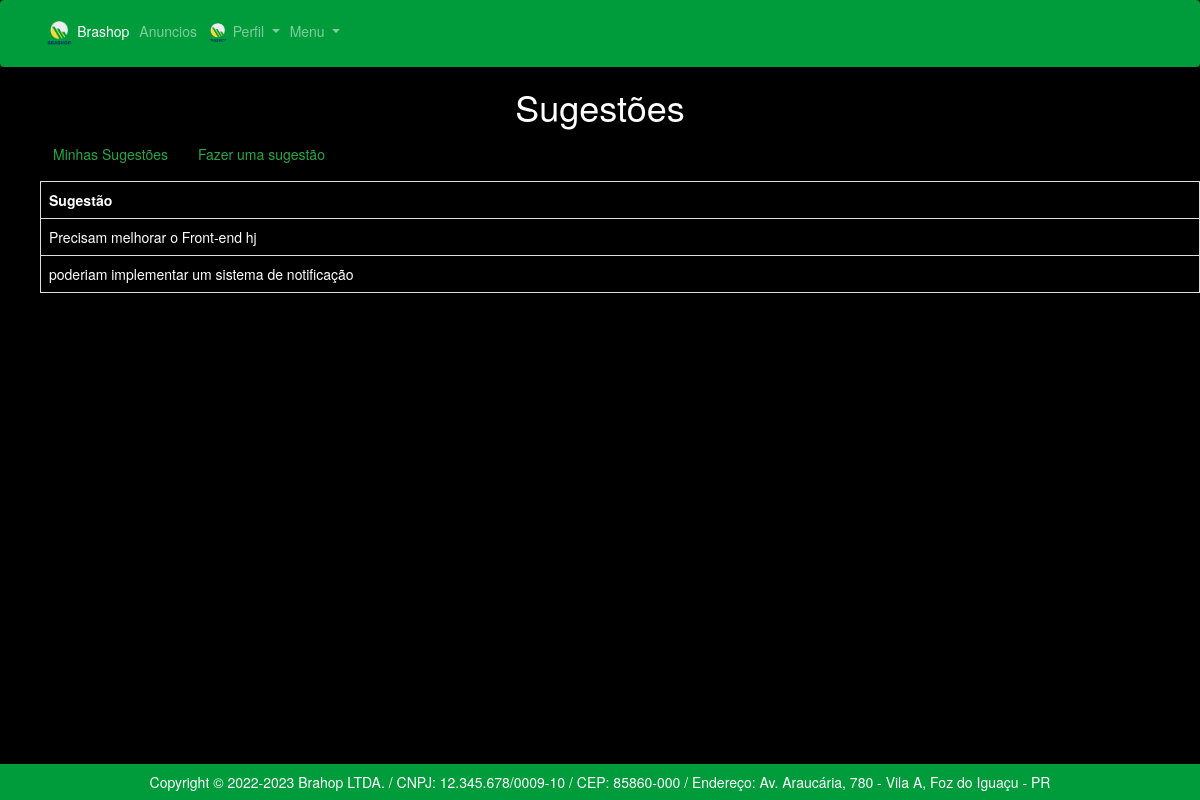
The app's page /app/controllers/SugestaoController.php?action=findAll (signed in), older data.
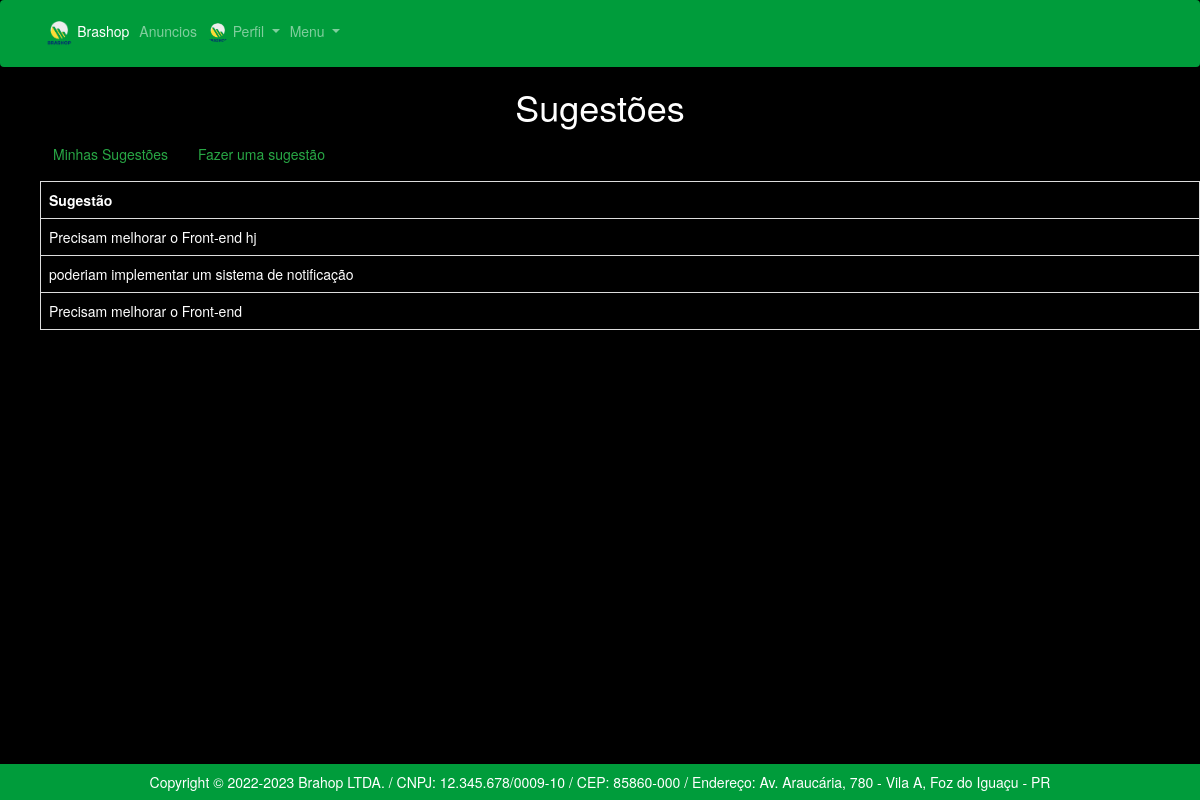
The same page, newer data.
### tables this page shows
CREATE TABLE `sugestoes` (
  `id` int(11) NOT NULL,
  `texto` text NOT NULL,
  `usuarios_id` int(11) NOT NULL
);

### app/repository/SugestaoRepository.php (called while the page is built, shortened)
<?php
    require_once __DIR__ . "/../connection/Connection.php";
    class SugestaoRepository {
        public PDO $conn;
        function __construct()
        {
            $this->conn = Connection::getConnection();
        }
        public function findAll(): array {
            $table = $this->conn->query("SELECT * FROM sugestoes");
            $sugestoes  = $table->fetchAll(PDO::FETCH_ASSOC);
            return $sugestoes;
        }
    }

### app/connection/Connection.php (called while the page is built)
<?php
class Connection {
    private static $host = "localhost";
    private static $dbname = "marketplace";
    private static $user = "root";
    private static $password = "";
    private static ?PDO $conn = null;
    public static function getConnection(): PDO {
        if(self::$conn == null) {
            try {
                self::$conn = new PDO("mysql:host=" . self::$host . ";dbname=" . self::$dbname,
                self::$user,
                self::$password);
                self::$conn->setAttribute(PDO::ATTR_ERRMODE, PDO::ERRMODE_EXCEPTION);
            } catch(Exception $e) {
                print("Erro ao conectar com o banco de dados");
            }
        }
        return self::$conn;
    }
}

### app/views/sugestoes/list.php (the view, shortened to what this page needs)
<!DOCTYPE html>
<html lang="pt-br">
  <head>
    <link rel="stylesheet" type="text/css" href="../views/helpers/css/bootstrap.min.css">
</head>
<body>
<?php
if(isset($_SESSION["usuario"])){
  if($_SESSION["usuario"]['is_adm'] == 1){
    include_once __DIR__ . "/../helpers/menuAdm.php";
   }else{
   include_once __DIR__ . "/../helpers/menuLogin.php";
 }
}
?>
    <h1 style="color:white; text-align:center;" > Sugestões </h1>
    <ul>
      <td><table class = 'table table-hover-table-striped table-bordered'></td>
          <tr>
          <th style="color:white" >Sugestão</th>
          </tr>
        <?php foreach($data['sugestoes'] as $user): ?>
          <tr>
          <td style="color:white"><?= $user['texto'] ?></td>
        <?php endforeach; ?>
    </ul>
    <p>
     <a class="btn btn-outline-success my-2 my-sm-0"  href="./SugestaoController.php?action=findSugestaoByUser">Minhas Sugestões</a>
    <a class="btn btn-outline-success my-2 my-sm-0" href="./SugestaoController.php?action=loadFormNew">Fazer uma sugestão</a>
</body>
</html>

Row changes from the older to the newer data that the page shows:
added sugestoes: texto "Precisam melhorar o Front-end"
